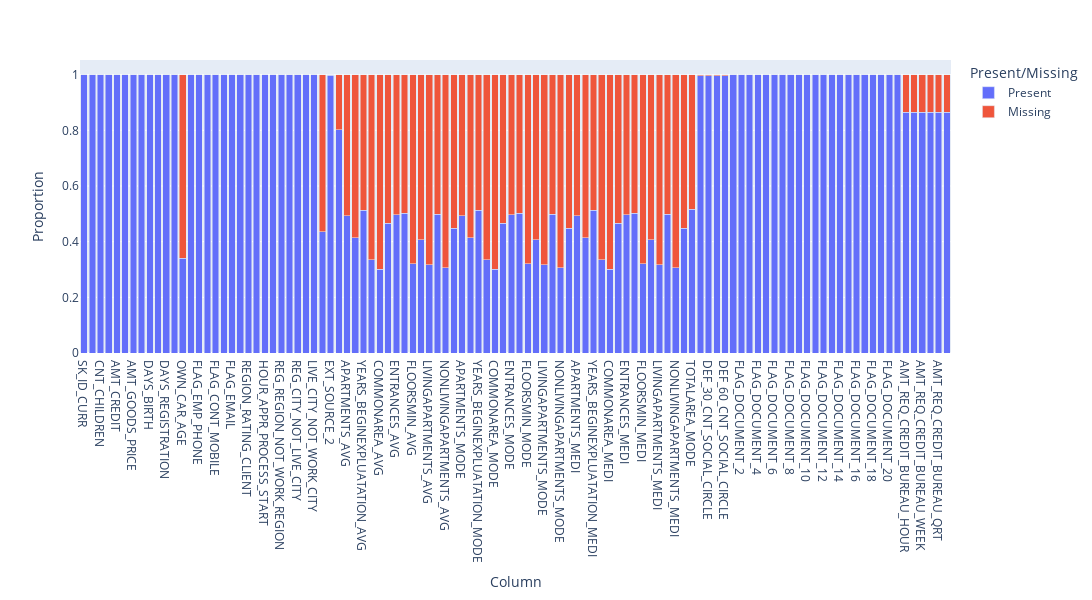

Source (notebook cell):
### Markdown cell above
## Missingness Check

### Code cell
plot_data = (
    app_stats
    .reset_index()
    .rename_columns({'index': 'column_name',
                     'count': 'present_count'})
    .select_columns(['column_name', 'present_count'])
    .assign(missing_count=lambda x: app.shape[0] - x.present_count,
            Missing=lambda x: x.missing_count / app.shape[0],
            Present=lambda x: x.present_count / app.shape[0])
    .select_columns(['column_name', 'Present', 'Missing'])
    .melt(id_vars='column_name')
)

px.bar(
    plot_data, 
    x='column_name', 
    y='value',
    color='variable', 
    barmode='stack',
    labels={
        'variable': 'Present/Missing',
        'value': 'Proportion',
        'column_name': 'Column'},
    width=1200,
    height=600
)

### Figure 1 — Plotly figure (JSON) as saved in the notebook; plotly's stock layout.template omitted (floating-point values rounded to 4 significant figures)
{"data": [{"alignmentgroup": "True", "hovertemplate": "Present/Missing=Present<br>Column=%{x}<br>Proportion=%{y}<extra></extra>", "legendgroup": "Present", "marker": {"color": "#636efa", "pattern": {"shape": ""}}, "name": "Present", "offsetgroup": "Present", "orientation": "v", "showlegend": true, "textposition": "auto", "type": "bar", "x": ["SK_ID_CURR", "TARGET", "CNT_CHILDREN", "AMT_INCOME_TOTAL", "AMT_CREDIT", "AMT_ANNUITY", "AMT_GOODS_PRICE", "REGION_POPULATION_RELATIVE", "DAYS_BIRTH", "DAYS_EMPLOYED", "DAYS_REGISTRATION", "DAYS_ID_PUBLISH", "OWN_CAR_AGE", "FLAG_MOBIL", "FLAG_EMP_PHONE", "FLAG_WORK_PHONE", "FLAG_CONT_MOBILE", "FLAG_PHONE", "FLAG_EMAIL", "CNT_FAM_MEMBERS", "REGION_RATING_CLIENT", "REGION_RATING_CLIENT_W_CITY", "HOUR_APPR_PROCESS_START", "REG_REGION_NOT_LIVE_REGION", "REG_REGION_NOT_WORK_REGION", "LIVE_REGION_NOT_WORK_REGION", "REG_CITY_NOT_LIVE_CITY", "REG_CITY_NOT_WORK_CITY", "LIVE_CITY_NOT_WORK_CITY", "EXT_SOURCE_1", "EXT_SOURCE_2", "EXT_SOURCE_3", "APARTMENTS_AVG", "BASEMENTAREA_AVG", "YEARS_BEGINEXPLUATATION_AVG", "YEARS_BUILD_AVG", "COMMONAREA_AVG", "ELEVATORS_AVG", "ENTRANCES_AVG", "FLOORSMAX_AVG", "FLOORSMIN_AVG", "LANDAREA_AVG", "LIVINGAPARTMENTS_AVG", "LIVINGAREA_AVG", "NONLIVINGAPARTMENTS_AVG", "NONLIVINGAREA_AVG", "APARTMENTS_MODE", "BASEMENTAREA_MODE", "YEARS_BEGINEXPLUATATION_MODE", "YEARS_BUILD_MODE", "COMMONAREA_MODE", "ELEVATORS_MODE", "ENTRANCES_MODE", "FLOORSMAX_MODE", "FLOORSMIN_MODE", "LANDAREA_MODE", "LIVINGAPARTMENTS_MODE", "LIVINGAREA_MODE", "NONLIVINGAPARTMENTS_MODE", "NONLIVINGAREA_MODE", "APARTMENTS_MEDI", "BASEMENTAREA_MEDI", "YEARS_BEGINEXPLUATATION_MEDI", "YEARS_BUILD_MEDI", "COMMONAREA_MEDI", "ELEVATORS_MEDI", "ENTRANCES_MEDI", "FLOORSMAX_MEDI", "FLOORSMIN_MEDI", "LANDAREA_MEDI", "LIVINGAPARTMENTS_MEDI", "LIVINGAREA_MEDI", "NONLIVINGAPARTMENTS_MEDI", "NONLIVINGAREA_MEDI", "TOTALAREA_MODE", "OBS_30_CNT_SOCIAL_CIRCLE", "DEF_30_CNT_SOCIAL_CIRCLE", "OBS_60_CNT_SOCIAL_CIRCLE", "DEF_60_CNT_SOCIAL_CIRCLE", "DAYS_LAST_PHONE_CHANGE", "FLAG_DOCUMENT_2", "FLAG_DOCUMENT_3", "FLAG_DOCUMENT_4", "FLAG_DOCUMENT_5", "FLAG_DOCUMENT_6", "FLAG_DOCUMENT_7", "FLAG_DOCUMENT_8", "FLAG_DOCUMENT_9", "FLAG_DOCUMENT_10", "FLAG_DOCUMENT_11", "FLAG_DOCUMENT_12", "FLAG_DOCUMENT_13", "FLAG_DOCUMENT_14", "FLAG_DOCUMENT_15", "FLAG_DOCUMENT_16", "FLAG_DOCUMENT_17", "FLAG_DOCUMENT_18", "FLAG_DOCUMENT_19", "FLAG_DOCUMENT_20", "FLAG_DOCUMENT_21", "AMT_REQ_CREDIT_BUREAU_HOUR", "AMT_REQ_CREDIT_BUREAU_DAY", "AMT_REQ_CREDIT_BUREAU_WEEK", "AMT_REQ_CREDIT_BUREAU_MON", "AMT_REQ_CREDIT_BUREAU_QRT", "AMT_REQ_CREDIT_BUREAU_YEAR"], "xaxis": "x", "y": [1, 1, 1, 1, 1, 1.0, 0.9991, 1, 1, 1, 1, 1, 0.3401, 1, 1, 1, 1, 1, 1, 1.0, 1, 1, 1, 1, 1, 1, 1, 1, 1, 0.4362, 0.9979, 0.8017, 0.4925, 0.4148, 0.5122, 0.335, 0.3013, 0.467, 0.4965, 0.5024, 0.3215, 0.4062, 0.3165, 0.4981, 0.3057, 0.4482, 0.4925, 0.4148, 0.5122, 0.335, 0.3013, 0.467, 0.4965, 0.5024, 0.3215, 0.4062, 0.3165, 0.4981, 0.3057, 0.4482, 0.4925, 0.4148, 0.5122, 0.335, 0.3013, 0.467, 0.4965, 0.5024, 0.3215, 0.4062, 0.3165, 0.4981, 0.3057, 0.4482, 0.5173, 0.9967, 0.9967, 0.9967, 0.9967, 1.0, 1, 1, 1, 1, 1, 1, 1, 1, 1, 1, 1, 1, 1, 1, 1, 1, 1, 1, 1, 1, 0.865, 0.865, 0.865, 0.865, 0.865, 0.865], "yaxis": "y"}, {"alignmentgroup": "True", "hovertemplate": "Present/Missing=Missing<br>Column=%{x}<br>Proportion=%{y}<extra></extra>", "legendgroup": "Missing", "marker": {"color": "#EF553B", "pattern": {"shape": ""}}, "name": "Missing", "offsetgroup": "Missing", "orientation": "v", "showlegend": true, "textposition": "auto", "type": "bar", "x": ["SK_ID_CURR", "TARGET", "CNT_CHILDREN", "AMT_INCOME_TOTAL", "AMT_CREDIT", "AMT_ANNUITY", "AMT_GOODS_PRICE", "REGION_POPULATION_RELATIVE", "DAYS_BIRTH", "DAYS_EMPLOYED", "DAYS_REGISTRATION", "DAYS_ID_PUBLISH", "OWN_CAR_AGE", "FLAG_MOBIL", "FLAG_EMP_PHONE", "FLAG_WORK_PHONE", "FLAG_CONT_MOBILE", "FLAG_PHONE", "FLAG_EMAIL", "CNT_FAM_MEMBERS", "REGION_RATING_CLIENT", "REGION_RATING_CLIENT_W_CITY", "HOUR_APPR_PROCESS_START", "REG_REGION_NOT_LIVE_REGION", "REG_REGION_NOT_WORK_REGION", "LIVE_REGION_NOT_WORK_REGION", "REG_CITY_NOT_LIVE_CITY", "REG_CITY_NOT_WORK_CITY", "LIVE_CITY_NOT_WORK_CITY", "EXT_SOURCE_1", "EXT_SOURCE_2", "EXT_SOURCE_3", "APARTMENTS_AVG", "BASEMENTAREA_AVG", "YEARS_BEGINEXPLUATATION_AVG", "YEARS_BUILD_AVG", "COMMONAREA_AVG", "ELEVATORS_AVG", "ENTRANCES_AVG", "FLOORSMAX_AVG", "FLOORSMIN_AVG", "LANDAREA_AVG", "LIVINGAPARTMENTS_AVG", "LIVINGAREA_AVG", "NONLIVINGAPARTMENTS_AVG", "NONLIVINGAREA_AVG", "APARTMENTS_MODE", "BASEMENTAREA_MODE", "YEARS_BEGINEXPLUATATION_MODE", "YEARS_BUILD_MODE", "COMMONAREA_MODE", "ELEVATORS_MODE", "ENTRANCES_MODE", "FLOORSMAX_MODE", "FLOORSMIN_MODE", "LANDAREA_MODE", "LIVINGAPARTMENTS_MODE", "LIVINGAREA_MODE", "NONLIVINGAPARTMENTS_MODE", "NONLIVINGAREA_MODE", "APARTMENTS_MEDI", "BASEMENTAREA_MEDI", "YEARS_BEGINEXPLUATATION_MEDI", "YEARS_BUILD_MEDI", "COMMONAREA_MEDI", "ELEVATORS_MEDI", "ENTRANCES_MEDI", "FLOORSMAX_MEDI", "FLOORSMIN_MEDI", "LANDAREA_MEDI", "LIVINGAPARTMENTS_MEDI", "LIVINGAREA_MEDI", "NONLIVINGAPARTMENTS_MEDI", "NONLIVINGAREA_MEDI", "TOTALAREA_MODE", "OBS_30_CNT_SOCIAL_CIRCLE", "DEF_30_CNT_SOCIAL_CIRCLE", "OBS_60_CNT_SOCIAL_CIRCLE", "DEF_60_CNT_SOCIAL_CIRCLE", "DAYS_LAST_PHONE_CHANGE", "FLAG_DOCUMENT_2", "FLAG_DOCUMENT_3", "FLAG_DOCUMENT_4", "FLAG_DOCUMENT_5", "FLAG_DOCUMENT_6", "FLAG_DOCUMENT_7", "FLAG_DOCUMENT_8", "FLAG_DOCUMENT_9", "FLAG_DOCUMENT_10", "FLAG_DOCUMENT_11", "FLAG_DOCUMENT_12", "FLAG_DOCUMENT_13", "FLAG_DOCUMENT_14", "FLAG_DOCUMENT_15", "FLAG_DOCUMENT_16", "FLAG_DOCUMENT_17", "FLAG_DOCUMENT_18", "FLAG_DOCUMENT_19", "FLAG_DOCUMENT_20", "FLAG_DOCUMENT_21", "AMT_REQ_CREDIT_BUREAU_HOUR", "AMT_REQ_CREDIT_BUREAU_DAY", "AMT_REQ_CREDIT_BUREAU_WEEK", "AMT_REQ_CREDIT_BUREAU_MON", "AMT_REQ_CREDIT_BUREAU_QRT", "AMT_REQ_CREDIT_BUREAU_YEAR"], "xaxis": "x", "y": [0, 0, 0, 0, 0, 3.902e-05, 0.000904, 0, 0, 0, 0, 0, 0.6599, 0, 0, 0, 0, 0, 0, 6.504e-06, 0, 0, 0, 0, 0, 0, 0, 0, 0, 0.5638, 0.002146, 0.1983, 0.5075, 0.5852, 0.4878, 0.665, 0.6987, 0.533, 0.5035, 0.4976, 0.6785, 0.5938, 0.6835, 0.5019, 0.6943, 0.5518, 0.5075, 0.5852, 0.4878, 0.665, 0.6987, 0.533, 0.5035, 0.4976, 0.6785, 0.5938, 0.6835, 0.5019, 0.6943, 0.5518, 0.5075, 0.5852, 0.4878, 0.665, 0.6987, 0.533, 0.5035, 0.4976, 0.6785, 0.5938, 0.6835, 0.5019, 0.6943, 0.5518, 0.4827, 0.00332, 0.00332, 0.00332, 0.00332, 3.252e-06, 0, 0, 0, 0, 0, 0, 0, 0, 0, 0, 0, 0, 0, 0, 0, 0, 0, 0, 0, 0, 0.135, 0.135, 0.135, 0.135, 0.135, 0.135], "yaxis": "y"}], "layout": {"barmode": "stack", "height": 600, "legend": {"title": {"text": "Present/Missing"}, "tracegroupgap": 0}, "margin": {"t": 60}, "width": 1200, "xaxis": {"anchor": "y", "autorange": true, "domain": [0, 1], "range": [-0.5, 105.5], "title": {"text": "Column"}, "type": "category"}, "yaxis": {"anchor": "x", "autorange": true, "domain": [0, 1], "range": [0, 1.053], "title": {"text": "Proportion"}, "type": "linear"}}}
